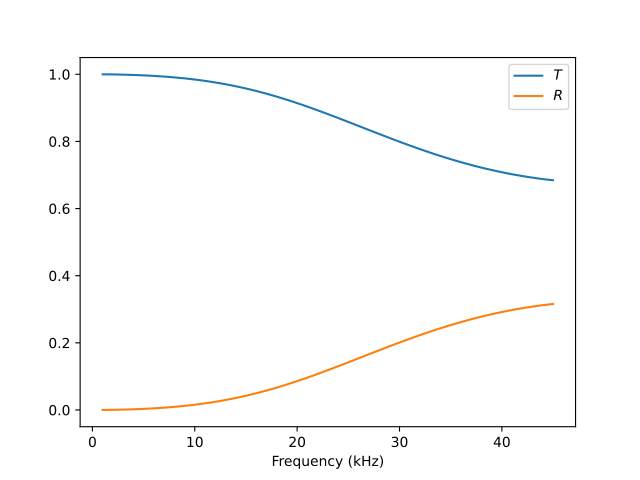

Source code (Python):
import matplotlib.pyplot as plt
import numpy as np
from joblib import Parallel, delayed

import acoustotreams

k0s =  2 * np.pi * np.linspace(1000, 45000, 100) / 343
material_slab = acoustotreams.AcousticMaterial(698, 950)
thickness = 0.0025
period = 0.025
lattice = acoustotreams.Lattice.square(period)
materials = [acoustotreams.AcousticMaterial(1050, 2350), 
            acoustotreams.AcousticMaterial(998, 1497)]
n = 1497 / 343
radius = 0.0075
lmax = 3

tr = np.zeros((len(k0s), 2))
def compute_coeffs(k0):
    kpar = np.array([0, 0.1 * k0])

    spheres = acoustotreams.AcousticTMatrix.sphere(
        lmax, k0, radius, materials
        ).latticeinteraction.solve(lattice, kpar / n)
    
    bmax = 3.1 * 2 * np.pi / period
    spwb = acoustotreams.ScalarPlaneWaveBasisByComp.diffr_orders(kpar / n, lattice, bmax)
    splw = acoustotreams.plane_wave_scalar(kpar / n, k0=k0, basis=spwb, material=materials[1])
    slab = acoustotreams.AcousticSMatrices.slab(thickness, spwb, k0, [materials[1], material_slab, materials[1]])
    dist = acoustotreams.AcousticSMatrices.propagation([0, 0, radius], spwb, k0, materials[1])
    array = acoustotreams.AcousticSMatrices.from_array(spheres, spwb)
    total = acoustotreams.AcousticSMatrices.stack([slab, dist, array])
    return total.tr(splw)
tr = np.array(
    Parallel(n_jobs=-1)(delayed(compute_coeffs)(k0s[i]) for i in range(len(k0s)))
)

fig, ax = plt.subplots()
ax.set_xlabel("Frequency (kHz)")
ax.plot(343 * k0s / (2 * np.pi) / 1000, tr[:, 0])
ax.plot(343 * k0s / (2 * np.pi) / 1000, tr[:, 1])
ax.legend(["$T$", "$R$"])
fig.show()
